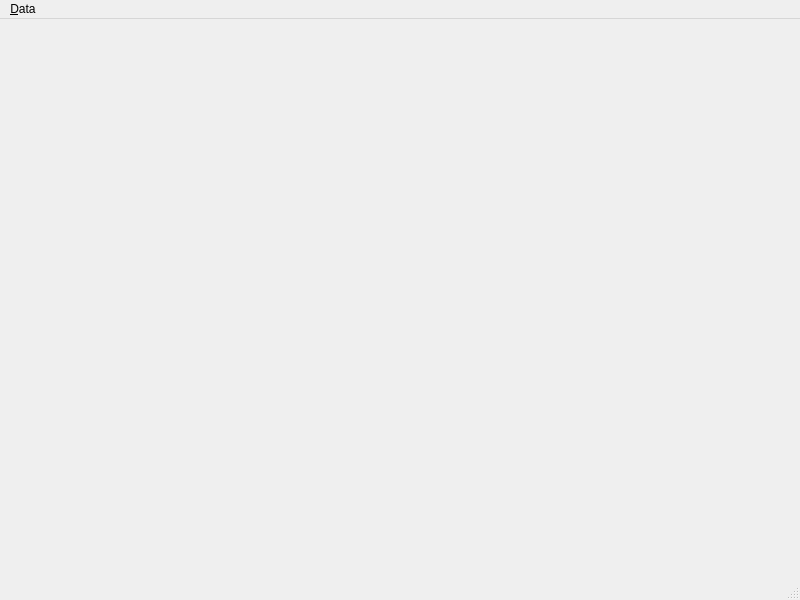
<?xml version="1.0" encoding="UTF-8"?>
<ui version="4.0">
 <class>MainWindow</class>
 <widget class="QMainWindow" name="MainWindow">
  <property name="geometry">
   <rect>
    <x>0</x>
    <y>0</y>
    <width>800</width>
    <height>600</height>
   </rect>
  </property>
  <property name="windowTitle">
   <string>AutoMailSender</string>
  </property>
  <widget class="QWidget" name="centralwidget">
   <layout class="QVBoxLayout" name="verticalLayout"/>
  </widget>
  <widget class="QMenuBar" name="menubar">
   <property name="geometry">
    <rect>
     <x>0</x>
     <y>0</y>
     <width>800</width>
     <height>19</height>
    </rect>
   </property>
   <widget class="QMenu" name="menuData">
    <property name="title">
     <string>&amp;Data</string>
    </property>
    <addaction name="actionCoreData"/>
    <addaction name="actionAppels"/>
   </widget>
   <addaction name="menuData"/>
  </widget>
  <widget class="QStatusBar" name="statusbar"/>
  <action name="actionCoreData">
   <property name="text">
    <string>&amp;Core Data</string>
   </property>
  </action>
  <action name="actionAppels">
   <property name="text">
    <string>&amp;Appeals</string>
   </property>
  </action>
 </widget>
 <resources/>
 <connections/>
</ui>
